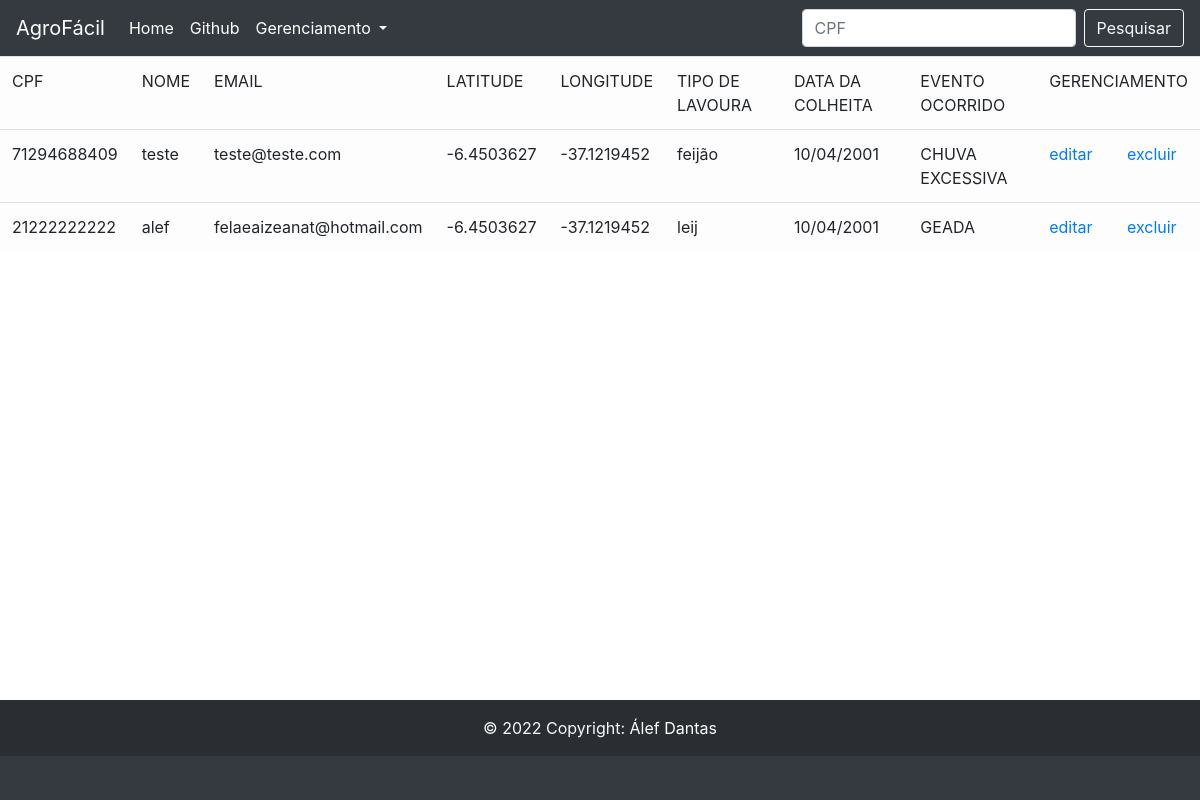
Screenshot of /verification/list_comunication/ with the database file from the repository.
### Manager/models.py (models this page shows)
class Loss_comunication(models.Model):
    EVENTO_CHOICES = (
        ("CHUVA EXCESSIVA","CHUVA EXCESSIVA"),
        ("GEADA","GEADA"),
        ("GRANIZO","GRANIZO"),
        ("SECA","SECA"),
        ("VENDAVAL","VENDAVAL"),
        ("RAIO","RAIO")
    )
    nome_produtor = models.CharField(max_length=75)
    email_produtor = models.EmailField()
    cpf_produtor = models.CharField(max_length=11,primary_key=True)
    latitude_produtor = models.CharField(max_length=200)
    longitude_produtor = models.CharField(max_length=200)
    tipo_lavoura_produtor = models.CharField(max_length=75)
    data_colheita_produtor = models.CharField(max_length=11)
    evento_ocorrido_produtor = models.CharField(max_length=75,choices=EVENTO_CHOICES,default=None)

### Manager/views.py (the view, shortened to what this page needs)
# urls.py: path('verification/list_comunication/',verifica_distancia ,name="verifica_distancia" ),
def verifica_distancia(request):
    date = False
    form = FormLossComunication(request.POST or None)
    comunication= Loss_comunication.objects.all()
    busca = request.GET.get('search')
    if busca:
        comunication = Loss_comunication.objects.filter(cpf_produtor__icontains=busca)
        return render(request,'listComunication.html',{'chave_list_comunication':comunication})
    if form.is_valid():
        form.save()
    return render(request,'listComunication.html',{'date':date,'chave_list_comunication':comunication})

### Manager/templates/listComunication.html (shortened to what this page needs)
{% load static %}
<!DOCTYPE html>
<html lang="en">
<head>
    <link rel="stylesheet" href="{% static 'css/styleList.css' %}">
    <link rel="stylesheet" href="https://cdn.jsdelivr.net/npm/bootstrap@4.0.0/dist/css/bootstrap.min.css"
>
</head>
<body>
    <nav class="navbar navbar-expand-lg navbar-light bg-dark ">
        <a class="navbar-brand text-white" href="{% url 'home'%}">AgroFácil</a>
        <div class="collapse navbar-collapse" id="navbarSupportedContent">
            <ul class="navbar-nav mr-auto">
                <li class="nav-item active">
                    <a class="nav-link text-white" href="{% url 'home'%}">Home</a>
                </li>
                <li class="nav-item">
                    <a class="nav-link text-white" href="https://github.com/alefdantas">Github</a>
                </li>
                <li class="nav-item dropdown">
                    <a class="nav-link dropdown-toggle text-white" id="navbarDropdown" role="button"
                        data-toggle="dropdown" aria-haspopup="true" aria-expanded="false">
                        Gerenciamento
                    </a>
                </li>
            </ul>
            <form class="form-inline my-2 my-lg-0" method="get">
                <input class="form-control mr-sm-2" type="search" placeholder="CPF" name="search" aria-label="Search">
                <button class="btn btn-outline-light my-lg-0 my-sm-0" type="submit">Pesquisar</button>
            </form>
        </div>
    </nav>
    <div class="tabela">
        <table class="table table-hover table-light">
            <tr>
                <td>CPF</td>
                <td>NOME</td>
                <td>EMAIL</td>
                <td>LATITUDE</td>
                <td>LONGITUDE</td>
                <td>TIPO DE LAVOURA</td>
                <td>DATA DA COLHEITA</td>
                <td>EVENTO OCORRIDO</td>
                <td colspan="2">GERENCIAMENTO</td>
            </tr>
            {%for i in chave_list_comunication%}
            <tr>
                <td>{{i.cpf_produtor}}</td>
                <td>{{i.nome_produtor}}</td>
                <td>{{i.email_produtor}}</td>
                <td>{{i.latitude_produtor}}</td>
                <td>{{i.longitude_produtor}}</td>
                <td>{{i.tipo_lavoura_produtor}}</td>
                <td>{{i.data_colheita_produtor}}</td>
                <td>{{i.evento_ocorrido_produtor}}</td>
                <td><a href="{% url 'update_comunication' i.cpf_produtor%}">editar</a></td>
                <td><a href="{% url 'delete_comunication' i.cpf_produtor %}">excluir</a></td>
            </tr>
            {%endfor%}
        </table>
    </div>
</body>
<footer class="bg-dark text-center text-light">
    <div class="text-center p-3" style="background-color: rgba(0, 0, 0, 0.2);">
        © 2022 Copyright:
        <a class="text-white" href="https://github.com/alefdantas">Álef Dantas</a>
    </div>
</footer>
</html>

### Manager/static/css/styleList.css (style rules this page uses)
html, body { margin: 0; padding: 0; height: 100%; }
footer { width: 100%; height: 100px; position: absolute; bottom: 0; left: 0; }
.tabela { max-height: 80%; overflow: scroll; }

### rows the page displays
Loss_comunication: cpf_produtor "71294688409", nome_produtor "teste", email_produtor "teste@teste.com", latitude_produtor "-6.4503627", longitude_produtor "-37.1219452", tipo_lavoura_produtor "feijão", data_colheita_produtor "10/04/2001", evento_ocorrido_produtor "CHUVA EXCESSIVA"
Loss_comunication: cpf_produtor "21222222222", nome_produtor "alef", email_produtor "felaeaizeanat@hotmail.com", latitude_produtor "-6.4503627", longitude_produtor "-37.1219452", tipo_lavoura_produtor "leij", data_colheita_produtor "10/04/2001", evento_ocorrido_produtor "GEADA"
